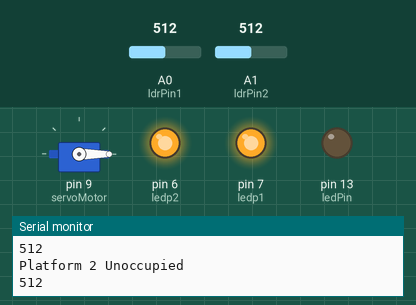
A sketch run on a simulated Arduino Uno, built with avr-gcc and run on an emulated ATmega328P. On the bench: servo, output pins drawn as LEDs (lit = HIGH), the last lines printed to the serial monitor. The inputs (shaded band) are chosen by the test bench; at power-on: A0 (ldrPin1) = 512, A1 (ldrPin2) = 512.

Above: at 1.2 s.
1.3 s: A0 (ldrPin1) set to 412
2.8 s: A0 (ldrPin1) set to 390
At 3.6 s:
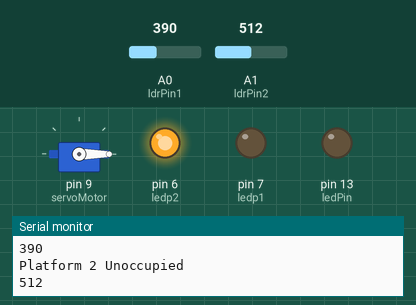
4.5 s: A1 (ldrPin2) set to 418
6.0 s: A1 (ldrPin2) set to 391
At 7.2 s:
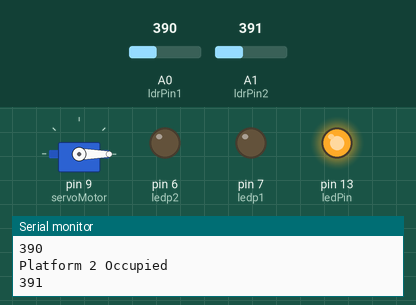
7.5 s: A0 (ldrPin1) set to 410
At 8.7 s:
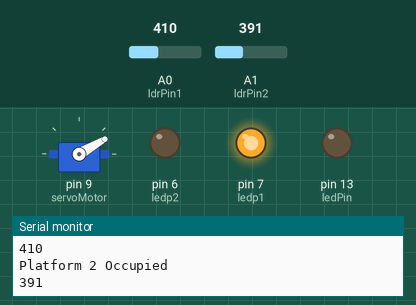
9.0 s: A1 (ldrPin2) set to 511
At 10.1 s:
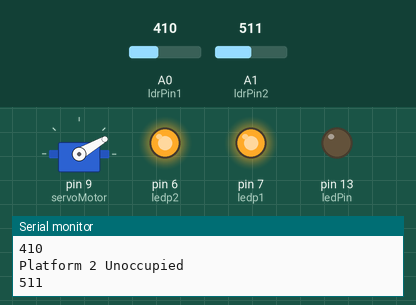
Timing chart, 0 to 11.5 s (numbered marks = the images above; inputs shaded):
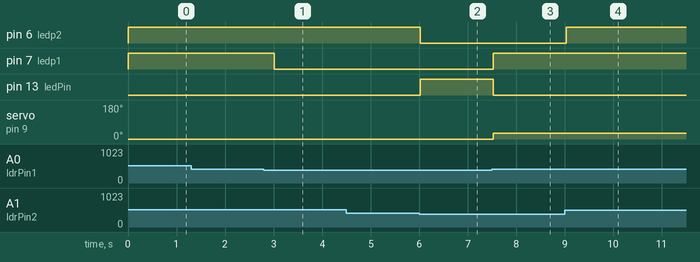

The sketch:

Arduino_Code.ino
```cpp
#include <Servo.h>
Servo servoMotor;
int ldrPin1 = A0;
int ldrPin2 = A1;
int ldrValue1;
int ldrValue2;
int threshold = 400; // adjust this value to set the sensitivity of the LDR sensor
int servoMinAngle = 0; // adjust this value to set the minimum angle of the servo
int servoMaxAngle = 30; // adjust this value to set the maximum angle of the servo
int servoCurrentAngle;
int ledPin = 13; // the pin connected to the LED
int ledp1=7;
int ledp2=6;
bool platform1Occupied = false;
bool platform2Occupied = false;
void setup() {
  servoMotor.attach(9);
  pinMode(ledPin, OUTPUT);
  pinMode(ledp1,OUTPUT);
  pinMode(ledp2,OUTPUT);
  Serial.begin(9600);
}
void loop() {
  ldrValue1 = analogRead(ldrPin1);
  ldrValue2 = analogRead(ldrPin2);

  // check if both platforms are occupied
  if (ldrValue1 < threshold) {
    platform1Occupied = true;
    Serial.println("Platform 1 Occupied");
    Serial.println(ldrValue1);
  } else {
    platform1Occupied = false;
    Serial.println("Platform 1 Unoccupied");
    Serial.println(ldrValue1);
  }
  if (ldrValue2 < threshold) {
    platform2Occupied = true;
    Serial.println("Platform 2 Occupied");
    Serial.println(ldrValue2);
  } else {
    platform2Occupied = false;
    Serial.println("Platform 2 Unoccupied");
    Serial.println(ldrValue2);
  }
  // set the current angle of the servo motor
  if (platform1Occupied && platform2Occupied) {
    digitalWrite(ledPin, HIGH);
    digitalWrite(ledp2, LOW);
    digitalWrite(ledp1, LOW);
  } else {
    digitalWrite(ledp2, HIGH);
    digitalWrite(ledp1, HIGH);
    digitalWrite(ledPin, LOW);
      if(platform1Occupied)
    {
      servoCurrentAngle = servoMinAngle;
      digitalWrite(ledp2, HIGH);
      digitalWrite(ledp1, LOW);
    }
    if(platform2Occupied)
    {
      servoCurrentAngle = servoMaxAngle;
      digitalWrite(ledp2, LOW);
      digitalWrite(ledp1, HIGH);
    }
  }

  // move the servo motor to the current angle
  servoMotor.write(servoCurrentAngle);
  delay(300);
}
```

Measured:
- the behaviour switches between 400 and 399 on A0 (ldrPin1) (found by bisection; images 0 and 1)
- the behaviour switches between 400 and 399 on A1 (ldrPin2) (found by bisection; images 1 and 2)
- after the input at 2.8 s, pin 7 (ledp1): HIGH → LOW after 0.21 s
- after the input at 6.0 s, pin 6 (ledp2): HIGH → LOW at once; pin 13 (ledPin): LOW → HIGH at once
- after the input at 7.5 s, pin 7 (ledp1): LOW → HIGH at once; pin 13 (ledPin): HIGH → LOW at once; servo on pin 9 (servoMotor): 0° → 30° at once
- after the input at 9.0 s, pin 6 (ledp2): LOW → HIGH at once
